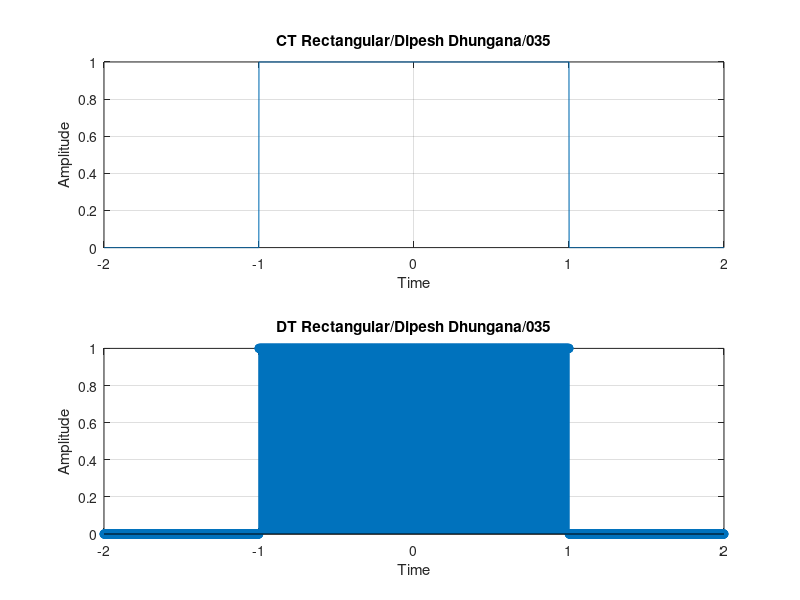

Reproduce this figure in MATLAB.
clc;
close all;
clear all;

% Define the width of the rectangular pulse
pulse_width = 2;

% Continuous-time rectangular signal
i = 1;
for t = -2:0.001:2
    if(abs(t) > pulse_width/2)
        x(i) = 0;
    else
        x(i) = 1;
    end
    i = i + 1;
end
t = -2:0.001:2;
subplot(2,1,1);
plot(t, x);
xlabel('Time');
ylabel('Amplitude');
title('CT Rectangular/Dipesh Dhungana/035');
grid on;

% Discrete-time rectangular signal
i = 1;
for t = -2:0.001:2
    if(abs(t) > pulse_width/2)
        x(i) = 0;
    else
        x(i) = 1;
    end
    i = i + 1;
end
t = -2:0.001:2;
subplot(2,1,2);
stem(t, x);
xlabel('Time');
ylabel('Amplitude');
title('DT Rectangular/Dipesh Dhungana/035');
grid on;
